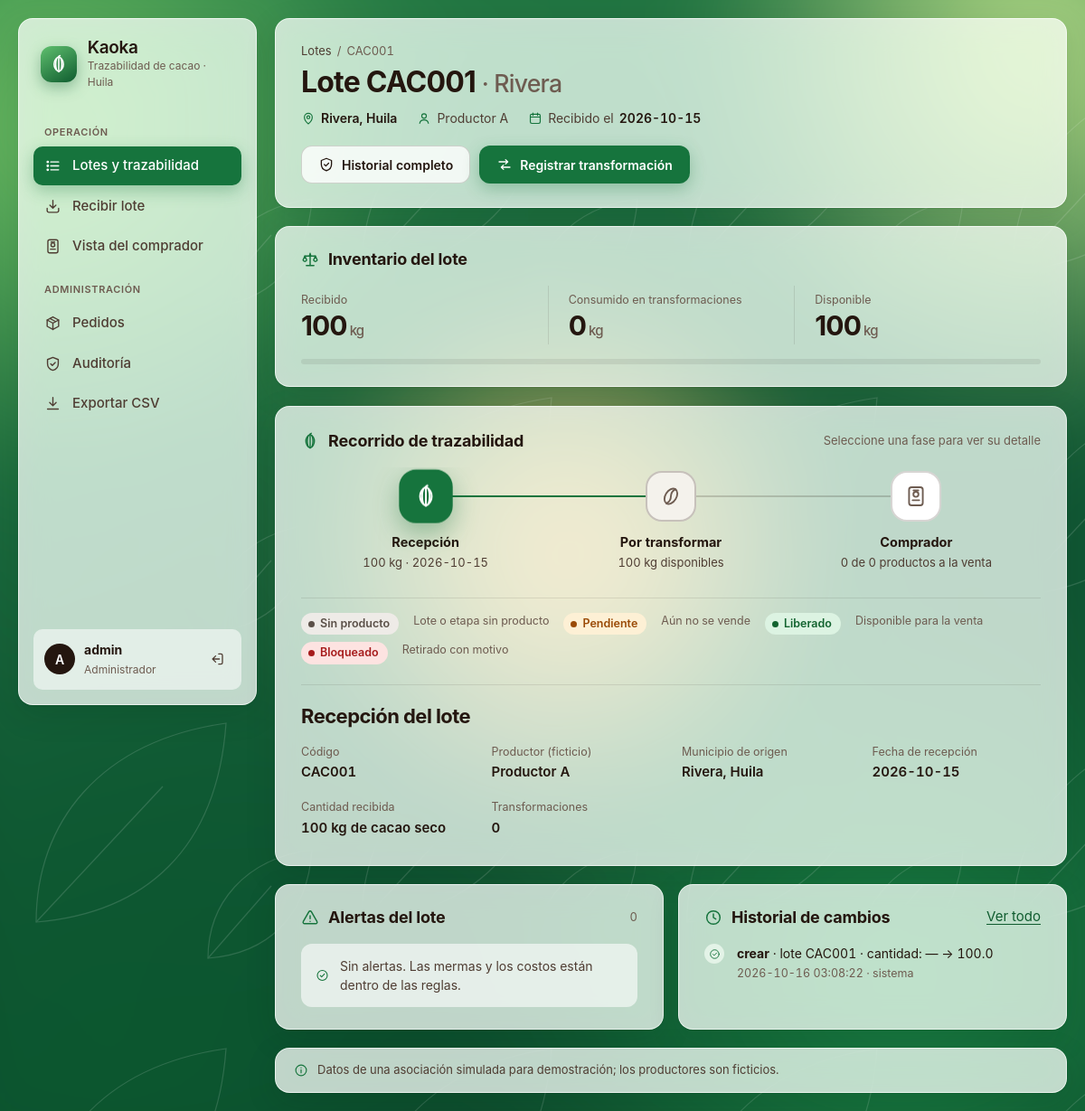
/lotes/CAC001 (signed in), run on an earlier commit of the app's database.
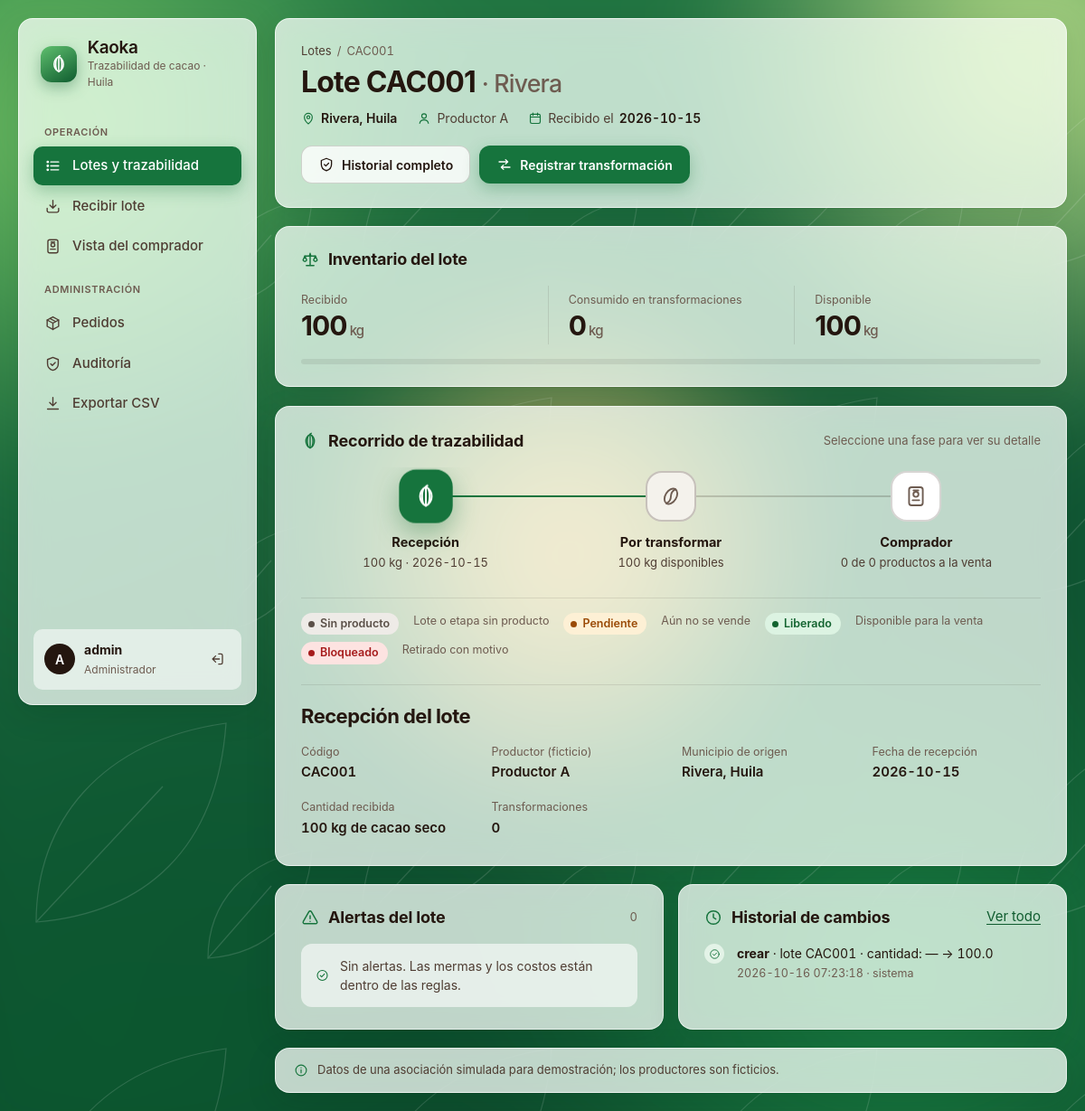
And on a later commit of the database.
### tables this page shows
CREATE TABLE auditoria (
    id             INTEGER PRIMARY KEY AUTOINCREMENT,
    usuario        TEXT NOT NULL CHECK (length(trim(usuario)) > 0),   
    fecha          TEXT NOT NULL DEFAULT (datetime('now', 'localtime')),
    accion         TEXT NOT NULL CHECK (length(trim(accion)) > 0),
    entidad        TEXT NOT NULL CHECK (length(trim(entidad)) > 0),
    entidad_id     TEXT,                                              
    campo          TEXT,
    valor_anterior TEXT,
    valor_nuevo    TEXT
);

### src/lotes.py (the view)
@bp_lotes.route("/lotes/<codigo>")
@login_requerido
def detalle(codigo):
    codigo = codigo.upper()
    datos = trazabilidad(obtener_db(), codigo)
    if datos is None:
        abort(404)
    historial = []
    if g.rol == "admin":
        historial = obtener_db().execute(
            "SELECT * FROM auditoria WHERE entidad_id = ? OR entidad_id LIKE ? ORDER BY id DESC LIMIT 12",
            (codigo, f"P-{codigo}-%"),
        ).fetchall()
    return render_template("lote_detalle.html", error=request.args.get("error", ""),
                           historial=historial, **datos)

### src/app.py (called while the page is built)
@app.template_filter("kg")
def formato_kg(valor):
    return f"{valor:g}".replace(".", ",") if valor is not None else "—"

### src/auth.py (called while the page is built)
def login_requerido(vista):
    @wraps(vista)
    def envoltura(*args, **kwargs):
        if "usuario" not in session:
            return redirect(url_for("auth.login"))
        g.usuario, g.rol = session["usuario"], session["rol"]
        return vista(*args, **kwargs)
    return envoltura

### src/db.py (called while the page is built)
def obtener_db():
    if "db" not in g:
        g.db = sqlite3.connect(RUTA_DB)
        g.db.row_factory = sqlite3.Row
        g.db.execute("PRAGMA foreign_keys = ON")
    return g.db

def cerrar_db(error=None):
    db = g.pop("db", None)
    if db is not None:
        db.close()

### src/templates/lote_detalle.html (shortened to what the changed rows need)
{% extends "base.html" %}
{% from "_iconos.html" import icono, icono_etapa, estado %}
{% block contenido %}
{% set es_admin = session.rol == 'admin' %}
{% set con_producto = etapas|selectattr('producto')|list %}
{% set liberados = con_producto|selectattr('estado', 'equalto', 'liberado')|list %}
{% set alertas_por_etapa = {} %}
{% for a in alertas %}{% set _ = alertas_por_etapa.setdefault(a.transformacion_id, []).append(a) %}{% endfor %}
{% set pct_consumo = (lote.consumido / lote.recibido * 100) if lote.recibido else 0 %}
<header class="encabezado vidrio aparece">
  <div>
    <h1 class="titulo">Lote {{ lote.codigo }} <small>· {{ lote.origen }}</small></h1>
  </div>
</header>
<section class="panel vidrio aparece" aria-labelledby="t-inventario">
  <div class="panel-titulo">
    <h2 id="t-inventario">{{ icono('balanza') }}Inventario del lote</h2>
  </div>
</section>
<section class="pipeline vidrio aparece" aria-labelledby="t-recorrido" data-pipeline>
  <div class="panel-titulo">
    <h2 id="t-recorrido">{{ icono('mazorca') }}Recorrido de trazabilidad</h2>
  </div>
</section>
<div class="indicadores" style="grid-template-columns: repeat(auto-fit, minmax(320px, 1fr))">
  <section class="panel vidrio aparece" aria-labelledby="t-alertas">
    <div class="panel-titulo"><h2 id="t-alertas">{{ icono('alerta') }}Alertas del lote</h2><p>{{ alertas|length }}</p></div>
  </section>
  {% if es_admin %}
  <section class="panel vidrio aparece" aria-labelledby="t-historial">
    <div class="panel-titulo"><h2 id="t-historial">{{ icono('reloj') }}Historial de cambios</h2><a href="{{ url_for('auth.auditoria', q=lote.codigo) }}">Ver todo</a></div>
    {% if historial %}
    <ol class="historial">
      {% for h in historial %}
      <li class="{{ 'denegado' if h.accion.startswith('DENEGADO') }}">
        <span class="punto">{{ icono('bloqueo' if h.accion.startswith('DENEGADO') else 'ok') }}</span>
        <div>
          <p><b>{{ h.accion }}</b> · {{ h.entidad }} {{ h.entidad_id }}{% if h.campo %} · {{ h.campo }}: {{ h.valor_anterior or '—' }} → {{ h.valor_nuevo }}{% endif %}</p>
          <small>{{ h.fecha }} · {{ h.usuario }}</small>
        </div>
      </li>
      {% endfor %}
    </ol>
    {% else %}
    <p class="vacio">{{ icono('info') }}Aún no hay cambios registrados.</p>
    {% endif %}
  </section>
  {% endif %}
</div>
{% endblock %}

### src/templates/_iconos.html (shortened to what this page needs)
{% macro estado(valor) -%}
{%- set clases = {'pendiente': 'pendiente', 'liberado': 'liberado', 'bloqueado': 'bloqueado'} -%}
<span class="estado estado-{{ clases.get(valor, 'sin') }}">{{ {'pendiente': 'Pendiente', 'liberado': 'Liberado', 'bloqueado': 'Bloqueado'}.get(valor, 'Sin producto') }}</span>
{%- endmacro %}

What changed in the data, as far as the page shows it:
changed auditoria "crear": fecha "2026-10-16 03:08:22" → "2026-10-16 07:23:18"
